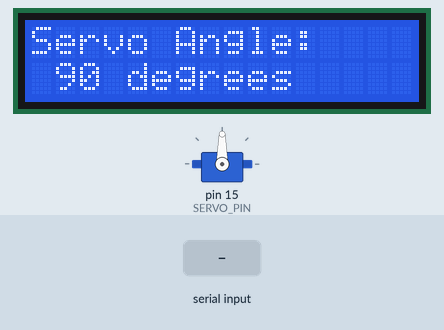
Bench run of a sketch on a simulated Arduino Uno, built with avr-gcc and run on an emulated ATmega328P. Shown: 16×2 character LCD, servo. Inputs (shaded band) come from the test bench. What the sketch prints to the serial monitor is not drawn.

Above: at 1.2 s.
1.3 s: "90,45\n" received over Serial
At 2.3 s:
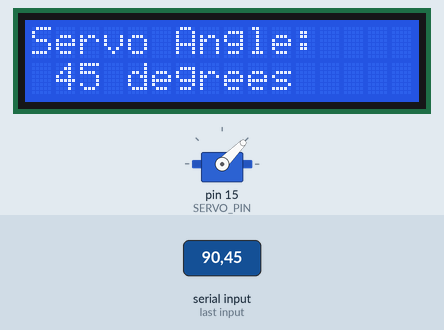
2.8 s: "30,150\n" received over Serial
At 3.4 s:
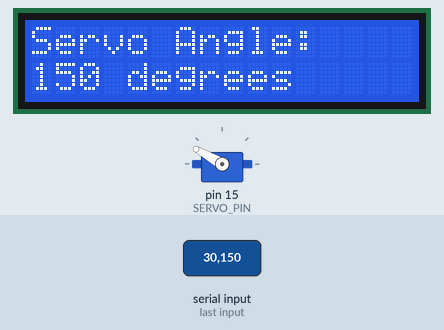
4.3 s: "5\n" received over Serial
At 5.5 s:
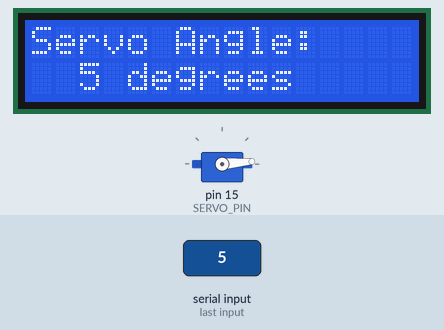
5.8 s: "90\n" received over Serial
At 6.9 s:
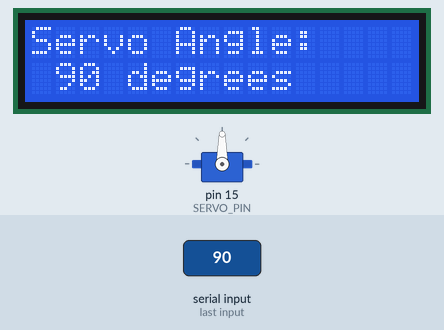
Timing chart, 0 to 8.3 s (numbered marks = the images above; inputs shaded):
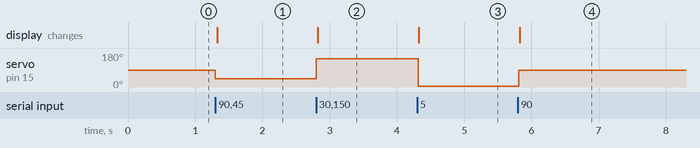

The sketch:

E07-SERVO-LCD.ino
```cpp
#include <Arduino.h>
#include <LiquidCrystal_I2C.h>
#include <Servo.h>

// Constants
#define SERVO_PIN     15 // Pin connected to the servo motor
#define I2C_ADDRESS 0x27 // I2C address of the LCD
#define LCD_COLUMNS   16 // Number of columns on the LCD
#define LCD_ROWS       2 // Number of rows on the LCD

// Initialize the LCD
LiquidCrystal_I2C lcd(I2C_ADDRESS, LCD_COLUMNS, LCD_ROWS);

// Define servo object
Servo myServo;

// Function to update the LCD display with the current servo angle
void updateLCD(int angle) {
    // Buffer for storing LCD text
    char buffer[16];

    // Print header on line 1
    lcd.setCursor(0, 0);
    sprintf(buffer, "Servo Angle:");
    lcd.print(buffer);

    // Print servo value on line 2
    lcd.setCursor(0, 1);
    sprintf(buffer, "%3d degrees", angle);
    lcd.print(buffer);
}

void setup() {
    // Initialize serial communication
    Serial.begin(115200);

    // Initialize LCD
    lcd.init();
    lcd.backlight();

    // Attach servo to SERVO_PIN
    myServo.attach(SERVO_PIN, 800, 2550);

    // Set initial servo position to 90
    myServo.write(90);

    // Display initial angle on the LCD
    updateLCD(90);

    // Prompt user for input
    Serial.println("Enter angle (0-180): ");
}

void loop() {
    // Check if data is available on the serial monitor
    if (Serial.available()) {
        // Read the input angle from the serial monitor
        int angle = Serial.parseInt();

        // Read the newline character
        char c = Serial.read();

        // Ensure the angle is within the valid range (0 to 180)
        // and check for newline character
        if (angle >= 0 && angle <= 180 && c == '\n') {
            // Move the servo to the specified angle
            myServo.write(angle);

            // Display the angle on the LCD
            updateLCD(angle);

        } else {
            // Invalid data feedback
            Serial.println("Invalid angle. Enter a value between 0 and 180.");
        }
        // Prompt user for next input
        Serial.println("Enter angle (0-180): ");
    }
}
```

Measured:
- after the input at 1.3 s, servo on pin 15 (SERVO_PIN): 90° → 45° at once; the display: changes at once (image 1)
- after the input at 2.8 s, servo on pin 15 (SERVO_PIN): 45° → 150° at once; the display: changes at once (image 2)
- after the input at 4.3 s, servo on pin 15 (SERVO_PIN): 150° → 5° at once; the display: changes at once (image 3)
- after the input at 5.8 s, servo on pin 15 (SERVO_PIN): 5° → 90° at once; the display: changes at once (image 4)
